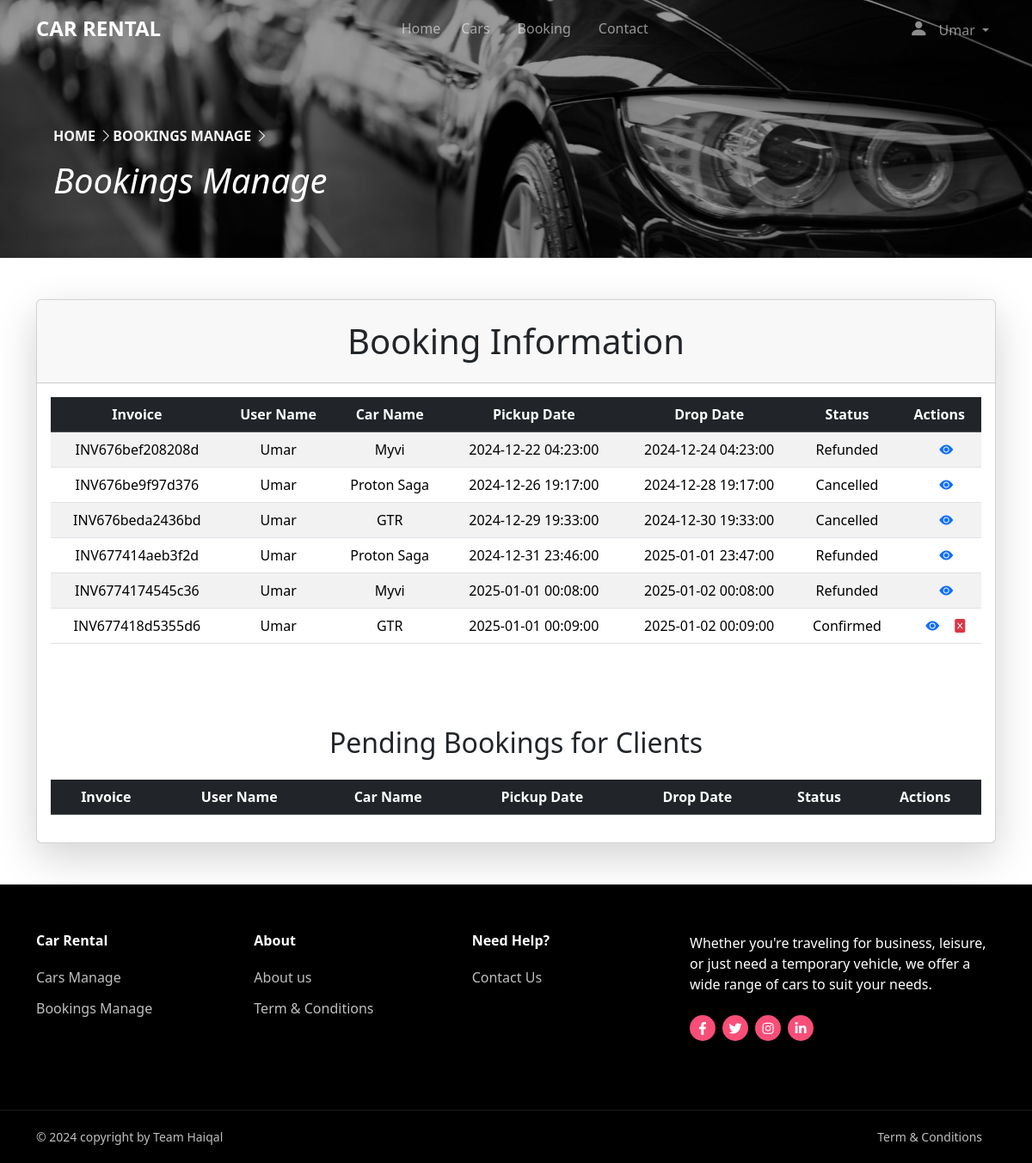
Page /clients/booking.php (signed in) on the committed database.
### tables this page shows
CREATE TABLE `bookings` (
  `id` int(11) NOT NULL,
  `user_name` varchar(255) NOT NULL,
  `client_name` varchar(255) NOT NULL,
  `cars_name` varchar(255) NOT NULL,
  `full_name` varchar(255) NOT NULL,
  `email` varchar(255) NOT NULL,
  `phone_num` varchar(255) NOT NULL,
  `ic_no` varchar(255) NOT NULL,
  `driver_no` varchar(255) NOT NULL,
  `days_rented` int(255) NOT NULL,
  `deposit` varchar(255) NOT NULL,
  `total` varchar(255) NOT NULL,
  `status` varchar(255) NOT NULL,
  `pickup_location` varchar(255) DEFAULT NULL,
  `dropoff_location` varchar(255) DEFAULT NULL,
  `pickup_date` datetime DEFAULT NULL,
  `dropoff_date` datetime DEFAULT NULL,
  `invoice_no` varchar(255) DEFAULT NULL,
  `invoice_date` date DEFAULT NULL,
  `state` varchar(255) DEFAULT NULL,
  `city` varchar(255) DEFAULT NULL,
  `payment_method` varchar(255) NOT NULL,
  `stripe_id` varchar(255) NOT NULL,
  `refund_id` varchar(255) NOT NULL,
  `refund_date` datetime DEFAULT NULL,
  `refund_total` varchar(255) NOT NULL
);

### clients/booking.php (the view, shortened to what this page needs)
<?php
require_once("includes/headerClients.php");
include "../db_conn.php";
?>
<main>
    <body>
        <div>
            <div style="position: relative;">
                <img src="../imgs/bg4.jpg" class="bg-img4 w-100" alt="Background image">
                <div class="overlay"></div>
                <div class="container">
                    <div class="row no-gutters align-items-end justify-content-start">
                        <div class="col-md-9 ftco-animate pb-5 text-overlay">
                            <nav aria-label="breadcrumb">
                                <ol class="breadcrumb fs-10 fw-bold text-uppercase">
                                    <div class="mr-5">
                                        <a href="index.php" class="text-decoration-none home-link">Home
                                            <i class="bi bi-chevron-right"></i>
                                        </a>
                                    </div>
                                    <a class="text-decoration-none text-light">Bookings Manage
                                        <i class="bi bi-chevron-right"></i>
                                    </a>
                                </ol>
                            </nav>
                            <h1 class="fst-italic text-capitalize text-white">Bookings Manage</h1>
                        </div>
                    </div>
                </div>
            </div>
        </div>
        <div class="card-body mt-5 mb-5">
            <div class="container mt-5 mb-5">
                <div class="card shadow-lg">
                <div class="card-header ">
                <h1 class="text-center my-3">Booking Information</h1>
            </div>
                    <div class="card-body">
                        <div class="table-responsive">
                            <table class="table table-hover table-striped align-middle text-center">
                                <thead class="table-dark">
                                    <tr>
                                        <th>Invoice</th>
                                        <th>User Name</th>
                                        <th>Car Name</th>
                                        <th>Pickup Date</th>
                                        <th>Drop Date</th>
                                        <th>Status</th>
                                        <th>Actions</th>
                                    </tr>
                                </thead>
                                <tbody>
                                    <?php
                                    if (isset($clientnametop)) {
                                        $sql = "SELECT * FROM bookings WHERE client_name = ?";
                                        $stmt = $conn->prepare($sql);
                                        $stmt->bind_param("s", $clientnametop);
                                        $stmt->execute();
                                        $result = $stmt->get_result();
                                        if ($result) {
                                            while ($row = $result->fetch_assoc()) {
                                                $id = $row['id'];
                                                $invoice = $row['invoice_no'];
                                                $username = htmlspecialchars($row['user_name']);
                                                $carname = htmlspecialchars($row['cars_name']);
                                                $startdate = $row['pickup_date'];
                                                $enddate = $row['dropoff_date'];
                                                $status = $row['status'];
                                                echo "<tr>
                                                    <td>$invoice</td>
                                                    <td>$username</td>
                                                    <td>$carname</td>
                                                    <td>$startdate</td>
                                                    <td>$enddate</td>
                                                    <td>" . ucfirst($status) . "</td>
                                                    <td>
                                                        <a title='View' href='booking-info.php?infoid=$id' class='ms-3'><i class='text-primary bi bi-eye-fill'></i></a>";
                                                if ($status === 'Confirmed') {
                                                    echo "<a title='Cancel Booking' href='booking-cancel.php?cancelid=$id' class='ms-3'><i class='bi bi-file-excel-fill text-danger'></i></a>";
                                                }
                                                echo "</td>
                                                </tr>";
                                            }
                                        } else {
                                            echo '<tr><td colspan="7">No pending bookings found.</td></tr>';
                                        }
                                    }
                                    ?>
                                </tbody>
                            </table>
                        </div>
                    </div>
                    <div class="card-body mt-5">
                    <div class="container mb-4">
        <h2 class="text-center text-dark">Pending Bookings for Clients</h2>
        </div>
                        <div class="table-responsive">
                            <table class="table table-hover table-striped align-middle text-center">
                                <thead class="table-dark">
                                    <tr>
                                        <th>Invoice</th>
                                        <th>User Name</th>
                                        <th>Car Name</th>
                                        <th>Pickup Date</th>
                                        <th>Drop Date</th>
                                        <th>Status</th>
                                        <th>Actions</th>
                                    </tr>
                                </thead>
                            </table>
                        </div>
                    </div>
                </div>
            </div>
        </div>
</main>
<?php require_once("includes/footerClients.php"); ?>

### clients/includes/css/clients.css (style rules this page uses)
body { background-blend-mode: overlay; overflow-x: hidden; min-height: 100vh; display: flex; flex-direction: column; color: #ffffff; }
.bg-img4 { background-position: 50% 50%; object-position: center 15%; height: 300px; width: 100vw; object-fit: cover; filter: brightness(0.6); }
.overlay { position: absolute; top: 0; left: 0; width: 100%; height: 100%; z-index: 1; }
.text-overlay { position: absolute; bottom: 10px; left: 50px; z-index: 2; }
.home-link { color: whitesmoke; text-decoration: none; transition: color 0.3s ease; }

### clients/includes/css/footer.css (style rules this page uses)
a { text-decoration: none; background-color: transparent; }

### rows in the picture
bookings: invoice_no "INV676bef208208d", user_name "Umar", cars_name "Myvi", pickup_date "2024-12-22 04:23:00", dropoff_date "2024-12-24 04:23:00", status "Refunded"
bookings: invoice_no "INV676be9f97d376", user_name "Umar", cars_name "Proton Saga", pickup_date "2024-12-26 19:17:00", dropoff_date "2024-12-28 19:17:00", status "Cancelled"
bookings: invoice_no "INV676beda2436bd", user_name "Umar", cars_name "GTR", pickup_date "2024-12-29 19:33:00", dropoff_date "2024-12-30 19:33:00", status "Cancelled"
bookings: invoice_no "INV677414aeb3f2d", user_name "Umar", cars_name "Proton Saga", pickup_date "2024-12-31 23:46:00", dropoff_date "2025-01-01 23:47:00", status "Refunded"
bookings: invoice_no "INV6774174545c36", user_name "Umar", cars_name "Myvi", pickup_date "2025-01-01 00:08:00", dropoff_date "2025-01-02 00:08:00", status "Refunded"
bookings: invoice_no "INV677418d5355d6", user_name "Umar", cars_name "GTR", pickup_date "2025-01-01 00:09:00", dropoff_date "2025-01-02 00:09:00", status "Confirmed"

### other values in the picture
$clientnametop "Umar"
